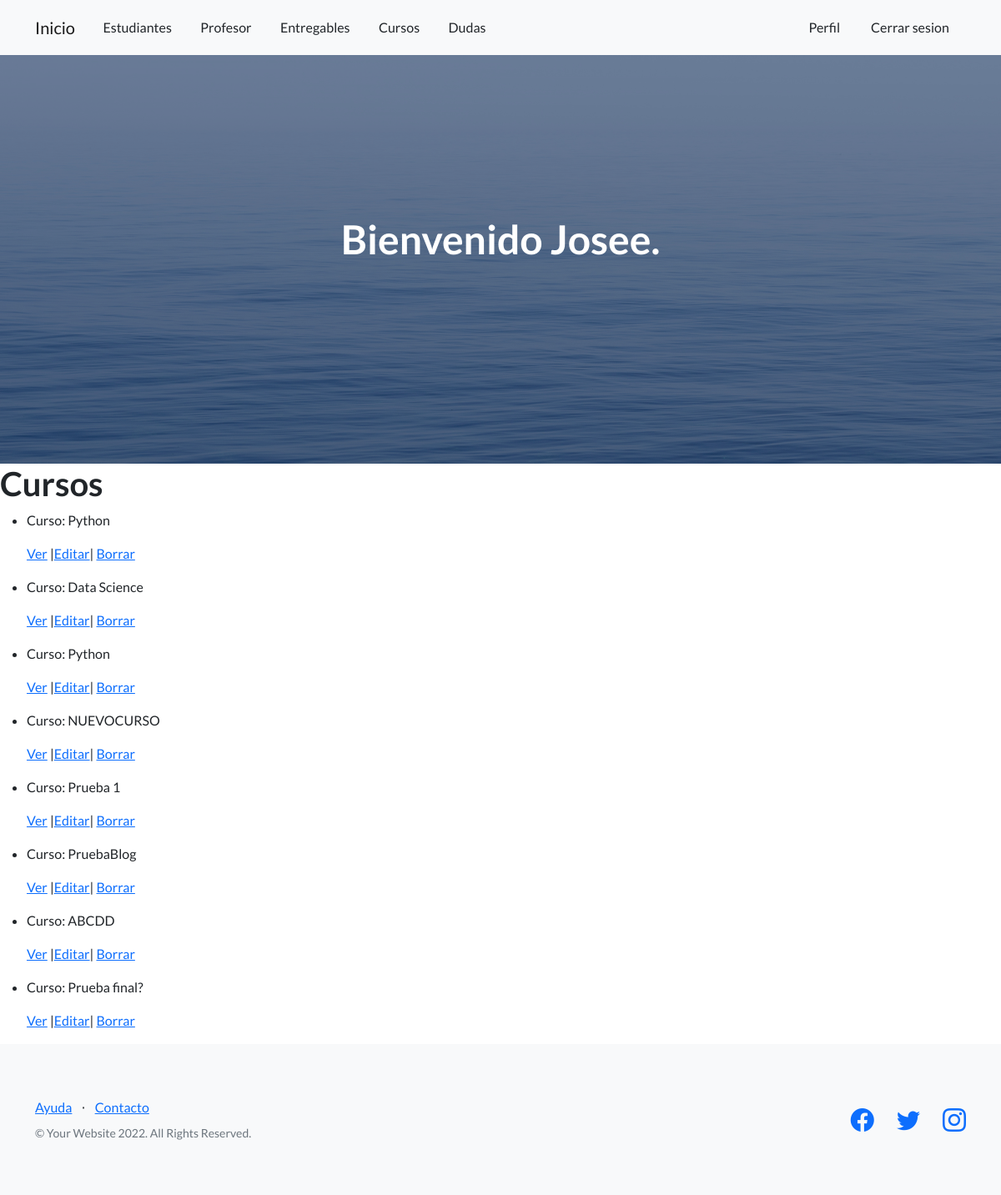
Page /curso/list (signed in) on the earlier database version.
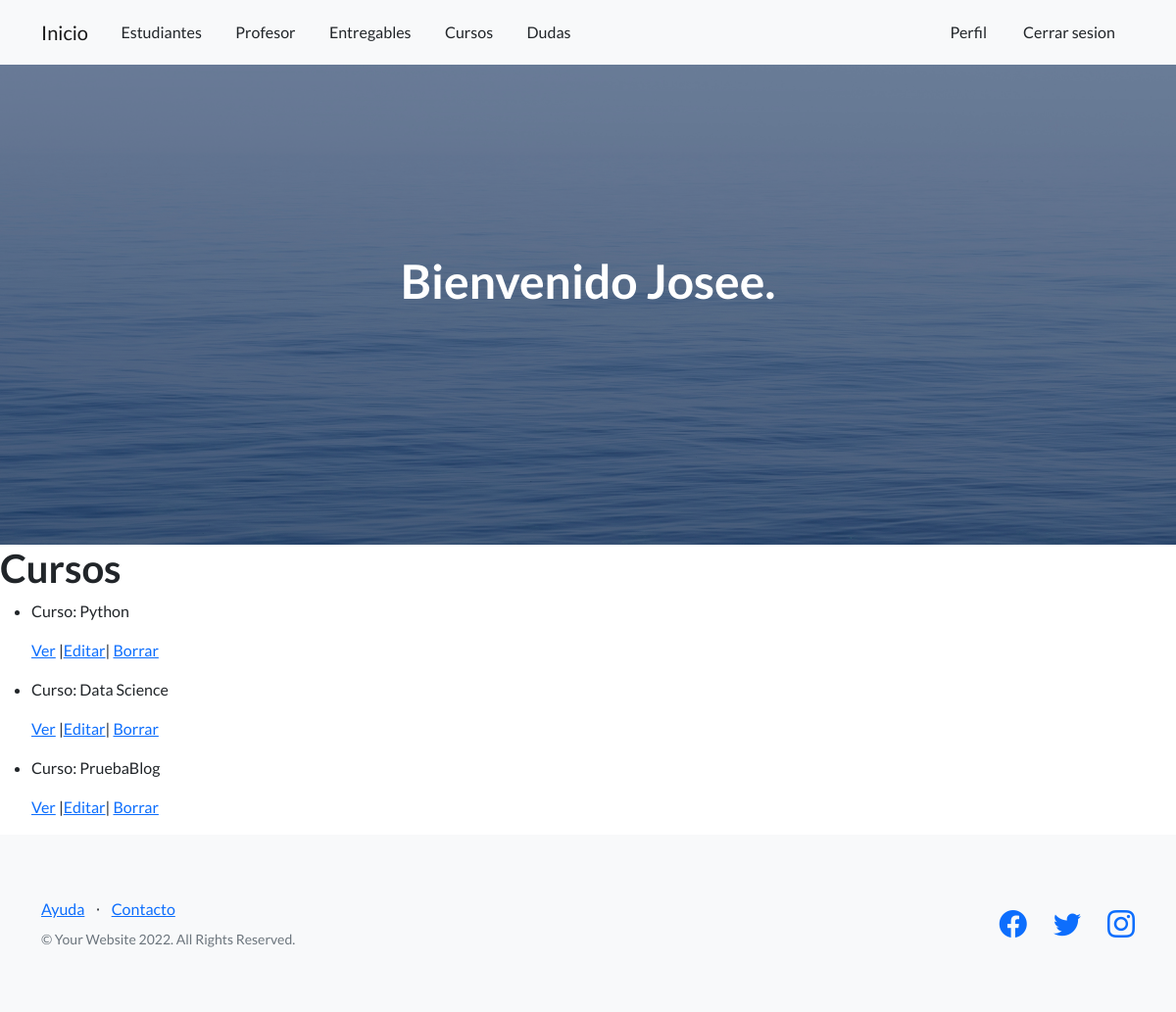
Same page on the later database version.
### AppCoder/models.py (models this page shows, shortened)
class Curso(models.Model):
    nombre=models.CharField(max_length=40)
    comision=models.IntegerField()

### AppCoder/views.py (the view)
# urls.py: path('curso/list',views.CursoList.as_view(), name="ListC"),
class CursoList(ListView):
    model=Curso
    template_name="AppCoder/curso_list.html"

### AppCoder/templates/AppCoder/curso_list.html
{% extends 'AppCoder/padre.html' %}
{% load static %}
{% block ContenidoQueCambia  %}
<body>
    <h1>Cursos</h1>
    <ul>
            {% for curso in object_list %}
            <li>
                <p>Curso: {{curso.nombre}}</p>
                <p>
                    <a href="{% url 'DetailC' curso.id %}">Ver</a>
                    {%if user.is_superuser%}
                    |<a href="{% url 'EditC' curso.id %}">Editar</a>|
                    <a href="{% url 'DeleteC' curso.id %}">Borrar</a>
                    {%endif%}
                </p>
            </li>
        {%endfor%}
    </ul>
</body>
{% endblock  %}

Differences in the rows shown:
removed Curso: nombre "Python"
removed Curso: nombre "NUEVOCURSO"
removed Curso: nombre "Prueba 1"
removed Curso: nombre "ABCDD"
removed Curso: nombre "Prueba final?"
